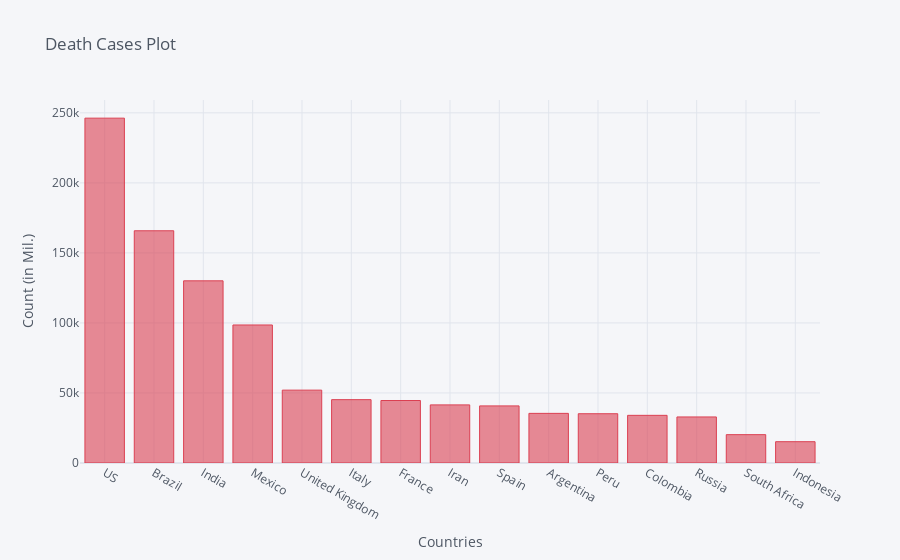

The notebook cell this image was saved under:
### Code cell
death_df2_plot.iplot(kind='bar', x='Country/Region', y='11/15/20',color='red',
                    title='Death Cases Plot',xTitle='Countries',yTitle='Count (in Mil.)')

### Figure 1 — Plotly figure (JSON) as saved in the notebook; plotly's stock layout.template omitted (floating-point values rounded to 4 significant figures)
{"data": [{"marker": {"color": "rgba(219, 64, 82, 0.6)", "line": {"color": "rgba(219, 64, 82, 1.0)", "width": 1}}, "name": "11/15/20", "orientation": "v", "text": "", "type": "bar", "x": ["US", "Brazil", "India", "Mexico", "United Kingdom", "Italy", "France", "Iran", "Spain", "Argentina", "Peru", "Colombia", "Russia", "South Africa", "Indonesia"], "y": [246207, 165798, 130070, 98542, 52026, 45229, 44613, 41493, 40769, 35436, 35177, 34031, 32885, 20241, 15211]}], "layout": {"legend": {"bgcolor": "#F5F6F9", "font": {"color": "#4D5663"}}, "paper_bgcolor": "#F5F6F9", "plot_bgcolor": "#F5F6F9", "title": {"font": {"color": "#4D5663"}, "text": "Death Cases Plot"}, "xaxis": {"gridcolor": "#E1E5ED", "showgrid": true, "tickfont": {"color": "#4D5663"}, "title": {"font": {"color": "#4D5663"}, "text": "Countries"}, "zerolinecolor": "#E1E5ED"}, "yaxis": {"gridcolor": "#E1E5ED", "showgrid": true, "tickfont": {"color": "#4D5663"}, "title": {"font": {"color": "#4D5663"}, "text": "Count (in Mil.)"}, "zerolinecolor": "#E1E5ED"}}}
